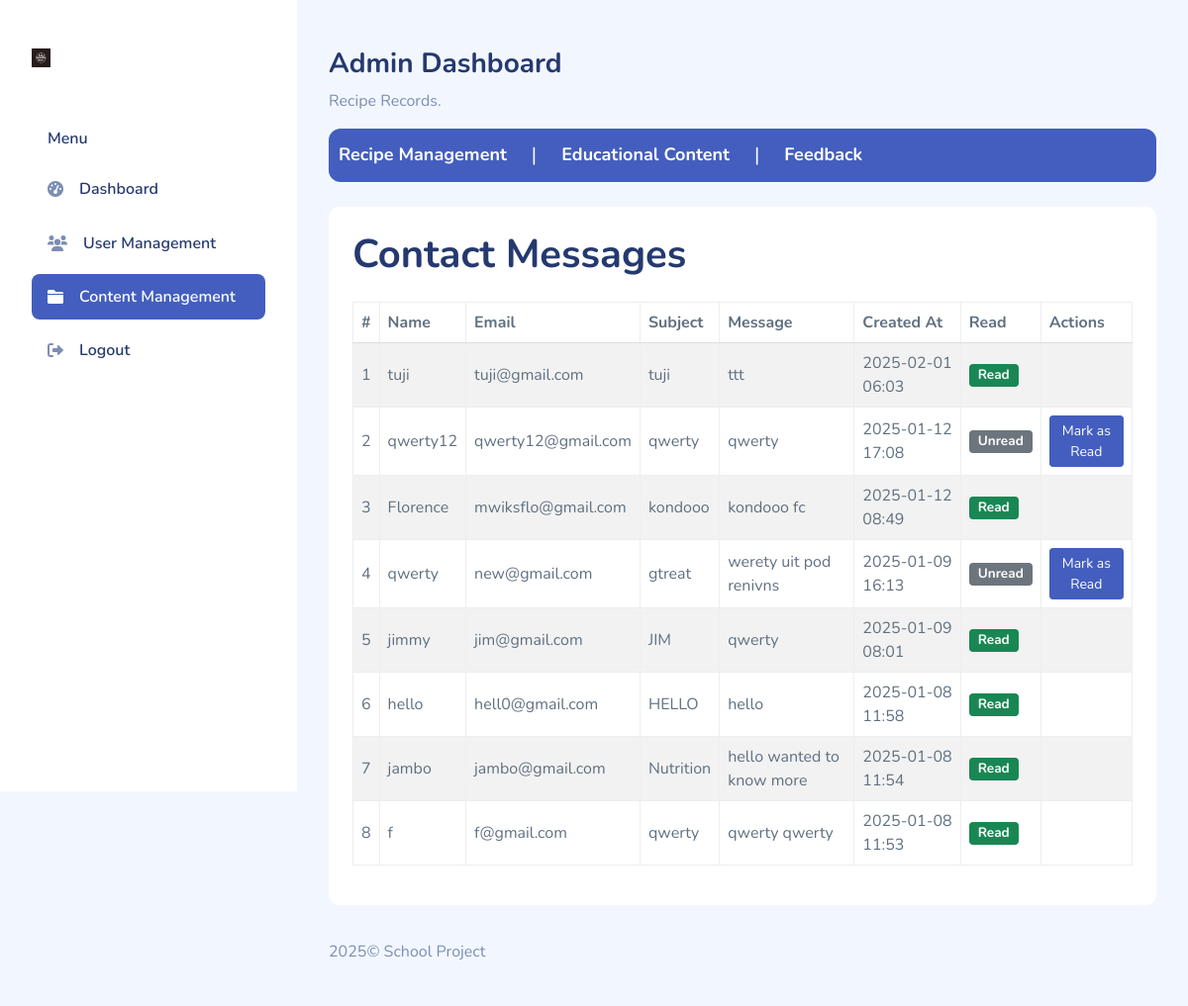
The page /admin_contact_list/ on the database its author committed.
### Landing/models.py (models this page shows, shortened)
class Contact(models.Model):
    name = models.CharField(max_length=100)
    email = models.EmailField()
    subject = models.CharField(max_length=200)
    message = models.TextField()
    created_at = models.DateTimeField(auto_now_add=True)
    read = models.BooleanField(default=False)  # New field to track read status

### Landing/views.py (the view)
# urls.py: path('admin_contact_list/', admin_contact_list, name='admin_contact_list'),
def admin_contact_list(request):
    contacts = Contact.objects.all().order_by('-created_at')
    return render(request, 'admin_contact_list.html', {'contacts': contacts})

### Landing/templates/admin_contact_list.html (shortened to what this page needs)
{% load static %}
<!DOCTYPE html>
<html lang="en">
<head>
    <link rel="stylesheet" href="{% static 'assets/css/bootstrap.css' %}">
    <link rel="stylesheet" href="{% static 'assets/css/styles.css' %}">
    <link rel="stylesheet" href="{% static 'assets/css/perfect-scrollbar.css' %}">
    <link rel="stylesheet" href="{% static 'assets/css/bootstrap-icons.css' %}">
    <link rel="stylesheet" href="{% static 'assets/css/app.css' %}">
    <link href="https://cdnjs.cloudflare.com/ajax/libs/font-awesome/6.0.0/css/all.min.css" rel="stylesheet">
</head>
<body>
    <div id="app">
        <div id="sidebar" class="active">
            <div class="sidebar-wrapper active">
                <div class="sidebar-header">
                    <div class="d-flex justify-content-between">
                        <div class="logo">
                            <a href="index.html"><img src="{% static 'assets/images/logo.jpg' %}" class="tly" alt="Logo" srcset=""></a>
                        </div>
                    </div>
                </div>
                <div class="sidebar-menu">
                    <ul class="menu">
                        <li class="sidebar-title">Menu</li>
                        <li class="sidebar-item">
                            <a href="{% url 'admin_home' %}" class="sidebar-link">
                                <i class="fas fa-tachometer-alt"></i>
                                <span>Dashboard</span>
                            </a>
                        </li>
                        <li class="sidebar-item">
                            <a href="{% url 'admin_users_registered' %}" class="sidebar-link">
                                <i class="fas fa-users"></i>
                                <span>User Management</span>
                            </a>
                        </li>
                        <li class="sidebar-item active">
                            <a href="{% url 'admin_record_mealplan' %}" class="sidebar-link">
                                <i class="fas fa-folder"></i>
                                <span>Content Management</span>
                            </a>
                        </li>
                        <li class="sidebar-item">
                            <a href="{% url 'admin_logout' %}" class="sidebar-link">
                                <i class="fas fa-sign-out-alt"></i>
                                <span>Logout</span>
                            </a>
                        </li>
                    </ul>
                </div>
            </div>
        </div>
        <div id="main">
            <div class="page-heading">
                <div class="page-title">
                    <div class="row">
                        <div class="col-12 col-md-6 order-md-1 order-last">
                            <h3>Admin Dashboard</h3>
                            <p class="text-subtitle text-muted">Recipe Records.</p>
                        </div>
                    </div>
                    <div class="text-strip">
                        <div class="text-container">
                            <a href="{% url 'admin_list_recipes' %}"><span>Recipe Management</span></a>
                              <span>|</span>
                          <a href="{% url 'admin_record_educontent' %}"><span>Educational Content</span></a>
                          <span>|</span>
                          <a href="{% url 'admin_contact_list' %}"><span>Feedback</span></a>
                        </div>
                    </div>
                </div>
                <section class="section">
                    <div class="card">
                        <div class="card-body">
                            <h1 class="mb-4">Contact Messages</h1>
                            <table class="table table-bordered table-striped">
                                <thead>
                                    <tr>
                                        <th>#</th>
                                        <th>Name</th>
                                        <th>Email</th>
                                        <th>Subject</th>
                                        <th>Message</th>
                                        <th>Created At</th>
                                        <th>Read</th>
                                        <th>Actions</th>
                                    </tr>
                                </thead>
                                <tbody>
                                    {% for contact in contacts %}
                                    <tr>
                                        <td>{{ forloop.counter }}</td>
                                        <td>{{ contact.name }}</td>
                                        <td>{{ contact.email }}</td>
                                        <td>{{ contact.subject }}</td>
                                        <td>{{ contact.message }}</td>
                                        <td>{{ contact.created_at|date:"Y-m-d H:i" }}</td>
                                        <td>
                                            {% if contact.read %}
                                            <span class="badge bg-success">Read</span>
                                            {% else %}
                                            <span class="badge bg-secondary">Unread</span>
                                            {% endif %}
                                        </td>
                                        <td>
                                            {% if not contact.read %}
                                            <form action="{% url 'admin_mark_as_read' contact.pk %}" method="post" style="display: inline;">
                                                <button type="submit" class="btn btn-primary btn-sm">Mark as Read</button>
                                            </form>
                                            {% endif %}
                                        </td>
                                    </tr>
                                    {% empty %}
                                    <tr>
                                        <td colspan="8" class="text-center">No contacts found.</td>
                                    </tr>
                                    {% endfor %}
                                </tbody>
                            </table>
                        </div>
                    </div>
                </section>
            </div>
            <footer>
                <div class="footer clearfix mb-0 text-muted">
                    <div class="float-start">
                        <p>2025&copy; School Project</p>
                    </div>
                </div>
            </footer>
        </div>
    </div>
</body>
</html>

### Landing/static/assets/css/app.css (style rules this page uses)
.btn.btn-danger,.btn.btn-info,.btn.btn-primary,.btn.btn-secondary,.btn.btn-success,.btn.btn-warning { color:#fff }
.card { margin-bottom:2.2rem;border:none }
.card .card-body { padding:1.5rem }
#sidebar.active .sidebar-wrapper { left:0 }
.sidebar-wrapper { width:300px;height:100vh;position:fixed;top:0;z-index:10;overflow-y:auto;background-color:#fff;bottom:0;transition:left .5s ease-out }
.sidebar-wrapper .sidebar-header { padding:2rem 2rem 1rem;font-size:2rem;font-weight:700 }
.sidebar-wrapper .sidebar-header img { height:1.2rem }
.sidebar-wrapper .menu { margin-top:2rem;padding:0 2rem;font-weight:600 }
.sidebar-wrapper .menu .sidebar-title { padding:0 1rem;margin:1.5rem 0 1rem;font-size:1rem;list-style:none;font-weight:600;color:#25396f }
.sidebar-wrapper .menu .sidebar-link { display:block;padding:.7rem 1rem;font-size:1rem;display:flex;align-items:center;border-radius:.5rem;transition:all .5s;text-decoration:none;color:#25396f }
.sidebar-wrapper .menu .sidebar-link i,.sidebar-wrapper .menu .sidebar-link svg { color:#7c8db5 }
.sidebar-wrapper .menu .sidebar-link span { margin-left:1rem }
.sidebar-wrapper .menu .sidebar-item { list-style:none;margin-top:.5rem;position:relative }
.sidebar-wrapper .menu .sidebar-item.active .sidebar-link { background-color:#435ebe }
.sidebar-wrapper .menu .sidebar-item.active .sidebar-link span { color:#fff }
.sidebar-wrapper .menu .sidebar-item.active .sidebar-link i,.sidebar-wrapper .menu .sidebar-item.active .sidebar-link svg { fill:#fff;color:#fff }
.dataTable-table td,.dataTable-table thead th,.table td,.table thead th { vertical-align:middle }
.dataTable-table:not(.table-borderless) thead th,.table:not(.table-borderless) thead th { border-bottom:1px solid #dedede!important }
#main { margin-left:300px;padding:2rem }
.page-heading { margin:0 0 2rem }
.page-heading h3 { font-weight:700 }
a { text-decoration:none }

### Landing/templates/admin_contact_list.html (style rules this page uses)
.logo img { height: 100%; position: relative; width: 100%; }
.text-strip { position: relative; width: 100%; background: #435ebe; overflow: hidden; border-top: 2px solid #435ebe; border-bottom: 2px solid #435ebe; padding: 10px 0; margin-bottom: 25px; border-radius: 12px; }
.text-container { display: flex; justify-content: flex-start; align-items: center; gap: 15px; animation: scroll 15s linear infinite; white-space: nowrap; }
.text-container span { color: #fff; font-size: 18px; font-weight: bold; }
.text-container span:nth-child(odd) { margin: 0 10px; }
.text-container span:nth-child(even) { color: #fff; font-size: 20px; font-weight: normal; }

### rows shown on the page
Contact: name "tuji", email "tuji@gmail.com", subject "tuji", message "ttt", created_at "2025-02-01 06:03", read "Read"
Contact: name "qwerty12", email "qwerty12@gmail.com", subject "qwerty", message "qwerty", created_at "2025-01-12 17:08", read "Unread"
Contact: name "Florence", email "mwiksflo@gmail.com", subject "kondooo", message "kondooo fc", created_at "2025-01-12 08:49", read "Read"
Contact: name "qwerty", email "new@gmail.com", subject "gtreat", message "werety uit pod renivns", created_at "2025-01-09 16:13", read "Unread"
Contact: name "jimmy", email "jim@gmail.com", subject "JIM", message "qwerty", created_at "2025-01-09 08:01", read "Read"
Contact: name "hello", email "hell0@gmail.com", subject "HELLO", message "hello", created_at "2025-01-08 11:58", read "Read"
Contact: name "jambo", email "jambo@gmail.com", subject "Nutrition", message "hello wanted to know more", created_at "2025-01-08 11:54", read "Read"
Contact: name "f", email "f@gmail.com", subject "qwerty", message "qwerty qwerty", created_at "2025-01-08 11:53", read "Read"
